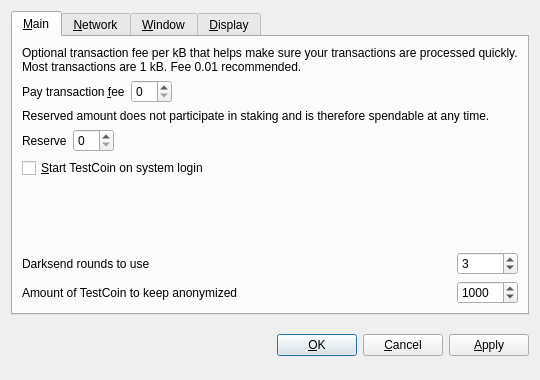
<?xml version="1.0" encoding="UTF-8"?>
<ui version="4.0">
 <class>OptionsDialog</class>
 <widget class="QDialog" name="OptionsDialog">
  <property name="geometry">
   <rect>
    <x>0</x>
    <y>0</y>
    <width>540</width>
    <height>380</height>
   </rect>
  </property>
  <property name="windowTitle">
   <string>Options</string>
  </property>
  <property name="modal">
   <bool>true</bool>
  </property>
  <layout class="QVBoxLayout" name="verticalLayout">
   <item>
    <widget class="QTabWidget" name="tabWidget">
     <property name="tabPosition">
      <enum>QTabWidget::North</enum>
     </property>
     <property name="currentIndex">
      <number>0</number>
     </property>
     <widget class="QWidget" name="tabMain">
      <attribute name="title">
       <string>&amp;Main</string>
      </attribute>
      <layout class="QGridLayout" name="gridLayout">
       <item row="0" column="0" colspan="2">
        <widget class="QLabel" name="transactionFeeInfoLabel">
         <property name="text">
          <string>Optional transaction fee per kB that helps make sure your transactions are processed quickly. Most transactions are 1 kB. Fee 0.01 recommended.</string>
         </property>
         <property name="textFormat">
          <enum>Qt::PlainText</enum>
         </property>
         <property name="wordWrap">
          <bool>true</bool>
         </property>
        </widget>
       </item>
       <item row="1" column="0">
        <layout class="QHBoxLayout" name="horizontalLayoutFee">
         <item>
          <widget class="QLabel" name="transactionFeeLabel">
           <property name="text">
            <string>Pay transaction &amp;fee</string>
           </property>
           <property name="textFormat">
            <enum>Qt::PlainText</enum>
           </property>
           <property name="buddy">
            <cstring>transactionFee</cstring>
           </property>
          </widget>
         </item>
         <item>
          <widget class="BitcoinAmountField" name="transactionFee"/>
         </item>
         <item>
          <spacer name="horizontalSpacerFee">
           <property name="orientation">
            <enum>Qt::Horizontal</enum>
           </property>
           <property name="sizeHint" stdset="0">
            <size>
             <width>40</width>
             <height>20</height>
            </size>
           </property>
          </spacer>
         </item>
        </layout>
       </item>
       <item row="2" column="0" colspan="2">
        <widget class="QLabel" name="reserveBalanceInfoLabel">
         <property name="text">
          <string>Reserved amount does not participate in staking and is therefore spendable at any time.</string>
         </property>
         <property name="textFormat">
          <enum>Qt::PlainText</enum>
         </property>
         <property name="wordWrap">
          <bool>true</bool>
         </property>
        </widget>
       </item>
       <item row="3" column="0">
        <layout class="QHBoxLayout" name="horizontalLayoutReserveBalance">
         <item>
          <widget class="QLabel" name="reserveBalanceLabel">
           <property name="text">
            <string>Reserve</string>
           </property>
           <property name="textFormat">
            <enum>Qt::PlainText</enum>
           </property>
           <property name="buddy">
            <cstring>reserveBalance</cstring>
           </property>
          </widget>
         </item>
         <item>
          <widget class="BitcoinAmountField" name="reserveBalance"/>
         </item>
         <item>
          <spacer name="horizontalSpacerReserveBalance">
           <property name="orientation">
            <enum>Qt::Horizontal</enum>
           </property>
           <property name="sizeHint" stdset="0">
            <size>
             <width>40</width>
             <height>20</height>
            </size>
           </property>
          </spacer>
         </item>
        </layout>
       </item>
       <item row="4" column="0">
        <widget class="QCheckBox" name="bitcoinAtStartup">
         <property name="toolTip">
          <string>Automatically start TestCoin after logging in to the system.</string>
         </property>
         <property name="text">
          <string>&amp;Start TestCoin on system login</string>
         </property>
        </widget>
       </item>
       <item row="5" column="0">
        <spacer name="verticalSpacer_Main">
         <property name="orientation">
          <enum>Qt::Vertical</enum>
         </property>
         <property name="sizeHint" stdset="0">
          <size>
           <width>20</width>
           <height>40</height>
          </size>
         </property>
        </spacer>
       </item>
       <item row="6" column="0">
        <widget class="QLabel" name="label">
         <property name="toolTip">
          <string>&lt;html&gt;&lt;head/&gt;&lt;body&gt;&lt;p&gt;This setting determines the amount of individual masternodes that an input will be anonymized through. More rounds of anonymization gives a higher degree of privacy, but also costs more in fees.&lt;/p&gt;&lt;/body&gt;&lt;/html&gt;</string>
         </property>
         <property name="text">
          <string>Darksend rounds to use</string>
         </property>
        </widget>
       </item>
       <item row="6" column="1">
        <widget class="QSpinBox" name="darksendRounds">
         <property name="minimum">
          <number>2</number>
         </property>
         <property name="maximum">
          <number>16</number>
         </property>
         <property name="value">
          <number>3</number>
         </property>
        </widget>
       </item>
       <item row="7" column="0">
        <widget class="QLabel" name="label_2">
         <property name="toolTip">
          <string>This amount acts as a threshold to turn off Darksend once it's reached.</string>
         </property>
         <property name="statusTip">
          <string notr="true"/>
         </property>
         <property name="whatsThis">
          <string notr="true"/>
         </property>
         <property name="accessibleName">
          <string notr="true"/>
         </property>
         <property name="accessibleDescription">
          <string notr="true"/>
         </property>
         <property name="text">
          <string>Amount of TestCoin to keep anonymized</string>
         </property>
        </widget>
       </item>
       <item row="7" column="1">
        <widget class="QSpinBox" name="anonymizeTestCoin">
         <property name="minimum">
          <number>2</number>
         </property>
         <property name="maximum">
          <number>10000</number>
         </property>
         <property name="singleStep">
          <number>10</number>
         </property>
         <property name="value">
          <number>1000</number>
         </property>
        </widget>
       </item>
      </layout>
     </widget>
     <widget class="QWidget" name="tabNetwork">
      <attribute name="title">
       <string>&amp;Network</string>
      </attribute>
      <layout class="QVBoxLayout" name="verticalLayout_Network">
       <item>
        <widget class="QCheckBox" name="mapPortUpnp">
         <property name="toolTip">
          <string>Automatically open the TestCoin client port on the router. This only works when your router supports UPnP and it is enabled.</string>
         </property>
         <property name="text">
          <string>Map port using &amp;UPnP</string>
         </property>
        </widget>
       </item>
       <item>
        <widget class="QCheckBox" name="connectSocks">
         <property name="toolTip">
          <string>Connect to the TestCoin network through a SOCKS5 proxy (e.g. when connecting through Tor).</string>
         </property>
         <property name="text">
          <string>&amp;Connect through SOCKS5 proxy:</string>
         </property>
        </widget>
       </item>
       <item>
        <layout class="QHBoxLayout" name="horizontalLayout_Network">
         <item>
          <widget class="QLabel" name="proxyIpLabel">
           <property name="text">
            <string>Proxy &amp;IP:</string>
           </property>
           <property name="textFormat">
            <enum>Qt::PlainText</enum>
           </property>
           <property name="buddy">
            <cstring>proxyIp</cstring>
           </property>
          </widget>
         </item>
         <item>
          <widget class="QValidatedLineEdit" name="proxyIp">
           <property name="maximumSize">
            <size>
             <width>140</width>
             <height>16777215</height>
            </size>
           </property>
           <property name="toolTip">
            <string>IP address of the proxy (e.g. 127.0.0.1)</string>
           </property>
          </widget>
         </item>
         <item>
          <widget class="QLabel" name="proxyPortLabel">
           <property name="text">
            <string>&amp;Port:</string>
           </property>
           <property name="textFormat">
            <enum>Qt::PlainText</enum>
           </property>
           <property name="buddy">
            <cstring>proxyPort</cstring>
           </property>
          </widget>
         </item>
         <item>
          <widget class="QLineEdit" name="proxyPort">
           <property name="maximumSize">
            <size>
             <width>55</width>
             <height>16777215</height>
            </size>
           </property>
           <property name="toolTip">
            <string>Port of the proxy (e.g. 9050)</string>
           </property>
          </widget>
         </item>
         <item>
          <spacer name="horizontalSpacer_Network">
           <property name="orientation">
            <enum>Qt::Horizontal</enum>
           </property>
           <property name="sizeHint" stdset="0">
            <size>
             <width>40</width>
             <height>20</height>
            </size>
           </property>
          </spacer>
         </item>
        </layout>
       </item>
       <item>
        <spacer name="verticalSpacer_Network">
         <property name="orientation">
          <enum>Qt::Vertical</enum>
         </property>
         <property name="sizeHint" stdset="0">
          <size>
           <width>20</width>
           <height>40</height>
          </size>
         </property>
        </spacer>
       </item>
      </layout>
     </widget>
     <widget class="QWidget" name="tabWindow">
      <attribute name="title">
       <string>&amp;Window</string>
      </attribute>
      <layout class="QVBoxLayout" name="verticalLayout_Window">
       <item>
        <widget class="QCheckBox" name="minimizeToTray">
         <property name="toolTip">
          <string>Show only a tray icon after minimizing the window.</string>
         </property>
         <property name="text">
          <string>&amp;Minimize to the tray instead of the taskbar</string>
         </property>
        </widget>
       </item>
       <item>
        <widget class="QCheckBox" name="minimizeOnClose">
         <property name="toolTip">
          <string>Minimize instead of exit the application when the window is closed. When this option is enabled, the application will be closed only after selecting Quit in the menu.</string>
         </property>
         <property name="text">
          <string>M&amp;inimize on close</string>
         </property>
        </widget>
       </item>
       <item>
        <spacer name="verticalSpacer_Window">
         <property name="orientation">
          <enum>Qt::Vertical</enum>
         </property>
         <property name="sizeHint" stdset="0">
          <size>
           <width>20</width>
           <height>40</height>
          </size>
         </property>
        </spacer>
       </item>
      </layout>
     </widget>
     <widget class="QWidget" name="tabDisplay">
      <attribute name="title">
       <string>&amp;Display</string>
      </attribute>
      <layout class="QVBoxLayout" name="verticalLayout_Display">
       <item>
        <layout class="QHBoxLayout" name="horizontalLayout_1_Display">
         <item>
          <widget class="QLabel" name="langLabel">
           <property name="text">
            <string>User Interface &amp;language:</string>
           </property>
           <property name="textFormat">
            <enum>Qt::PlainText</enum>
           </property>
           <property name="buddy">
            <cstring>lang</cstring>
           </property>
          </widget>
         </item>
         <item>
          <widget class="QValueComboBox" name="lang">
           <property name="toolTip">
            <string>The user interface language can be set here. This setting will take effect after restarting TestCoin.</string>
           </property>
          </widget>
         </item>
        </layout>
       </item>
       <item>
        <layout class="QHBoxLayout" name="horizontalLayout_2_Display">
         <item>
          <widget class="QLabel" name="unitLabel">
           <property name="text">
            <string>&amp;Unit to show amounts in:</string>
           </property>
           <property name="textFormat">
            <enum>Qt::PlainText</enum>
           </property>
           <property name="buddy">
            <cstring>unit</cstring>
           </property>
          </widget>
         </item>
         <item>
          <widget class="QValueComboBox" name="unit">
           <property name="toolTip">
            <string>Choose the default subdivision unit to show in the interface and when sending coins.</string>
           </property>
          </widget>
         </item>
        </layout>
       </item>
       <item>
        <widget class="QCheckBox" name="coinControlFeatures">
         <property name="toolTip">
          <string>Whether to show coin control features or not.</string>
         </property>
         <property name="text">
          <string>Display coin &amp;control features (experts only!)</string>
         </property>
        </widget>
       </item>
       <item>
        <widget class="QCheckBox" name="useBlackTheme">
         <property name="text">
          <string>Use black visual theme (requires restart)</string>
         </property>
        </widget>
       </item>
       <item>
        <spacer name="verticalSpacer_Display">
         <property name="orientation">
          <enum>Qt::Vertical</enum>
         </property>
         <property name="sizeHint" stdset="0">
          <size>
           <width>20</width>
           <height>40</height>
          </size>
         </property>
        </spacer>
       </item>
      </layout>
     </widget>
    </widget>
   </item>
   <item>
    <layout class="QHBoxLayout" name="horizontalLayout_Buttons">
     <item>
      <spacer name="horizontalSpacer_1">
       <property name="orientation">
        <enum>Qt::Horizontal</enum>
       </property>
       <property name="sizeHint" stdset="0">
        <size>
         <width>40</width>
         <height>48</height>
        </size>
       </property>
      </spacer>
     </item>
     <item>
      <widget class="QLabel" name="statusLabel">
       <property name="font">
        <font>
         <weight>75</weight>
         <bold>true</bold>
        </font>
       </property>
       <property name="text">
        <string/>
       </property>
       <property name="textFormat">
        <enum>Qt::PlainText</enum>
       </property>
       <property name="wordWrap">
        <bool>true</bool>
       </property>
      </widget>
     </item>
     <item>
      <spacer name="horizontalSpacer_2">
       <property name="orientation">
        <enum>Qt::Horizontal</enum>
       </property>
       <property name="sizeHint" stdset="0">
        <size>
         <width>40</width>
         <height>48</height>
        </size>
       </property>
      </spacer>
     </item>
     <item>
      <widget class="QPushButton" name="okButton">
       <property name="text">
        <string>&amp;OK</string>
       </property>
      </widget>
     </item>
     <item>
      <widget class="QPushButton" name="cancelButton">
       <property name="text">
        <string>&amp;Cancel</string>
       </property>
       <property name="autoDefault">
        <bool>false</bool>
       </property>
      </widget>
     </item>
     <item>
      <widget class="QPushButton" name="applyButton">
       <property name="text">
        <string>&amp;Apply</string>
       </property>
       <property name="autoDefault">
        <bool>false</bool>
       </property>
      </widget>
     </item>
    </layout>
   </item>
  </layout>
 </widget>
 <customwidgets>
  <customwidget>
   <class>BitcoinAmountField</class>
   <extends>QSpinBox</extends>
   <header>bitcoinamountfield.h</header>
   <container>1</container>
  </customwidget>
  <customwidget>
   <class>QValueComboBox</class>
   <extends>QComboBox</extends>
   <header>qvaluecombobox.h</header>
  </customwidget>
  <customwidget>
   <class>QValidatedLineEdit</class>
   <extends>QLineEdit</extends>
   <header>qvalidatedlineedit.h</header>
  </customwidget>
 </customwidgets>
 <resources/>
 <connections/>
</ui>
